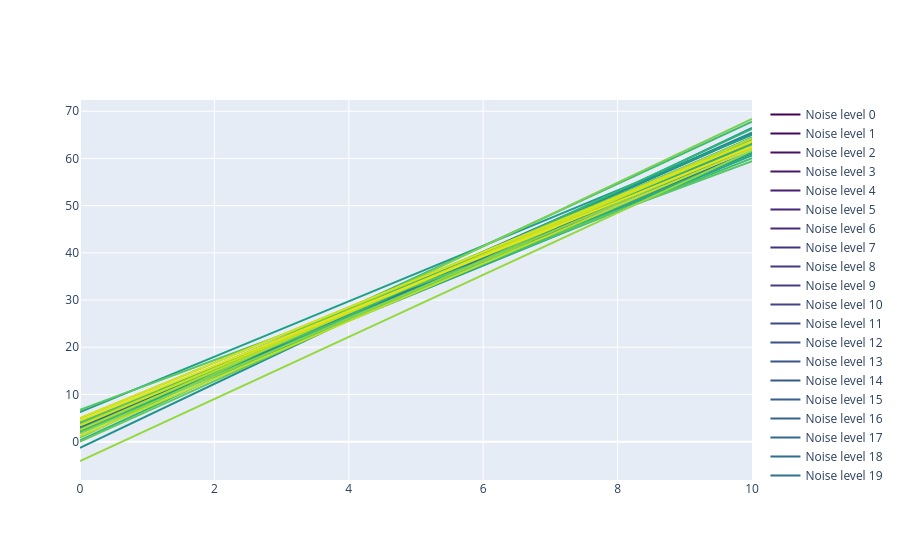
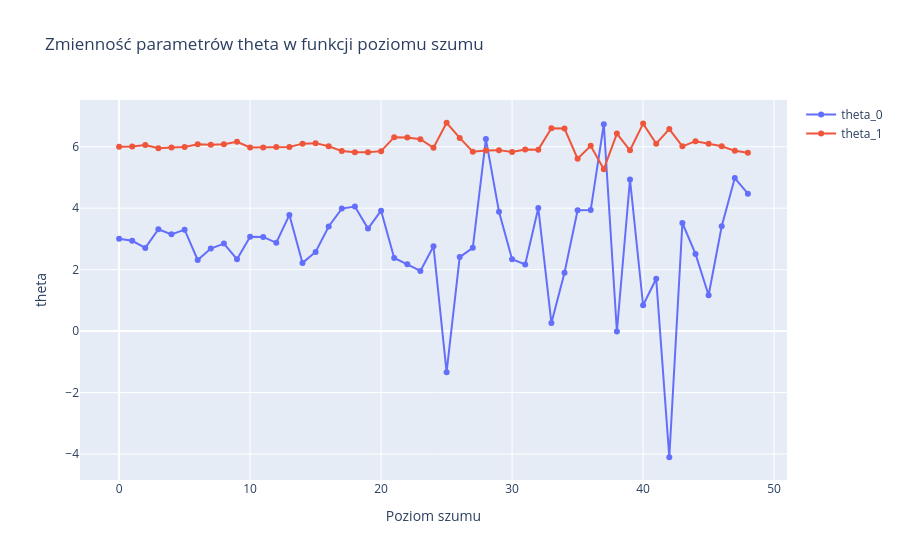

Write notebook code for charts like these, in order.
### Markdown cell above
# Zadanie domowe

**Proszę:**


1. **Stwórz dane syntetyczne:**  
   - `X` w zakresie od 0 do 10, np. `X = np.linspace(0, 10, 100)`  
   - `y = 3 + 6 * X`, gdzie `theta_true = [3, 6]`  

2. **Ustaw parametry regresji liniowej:**  
   - Początkowe `theta_init = theta_true + 1`  
   - Współczynnik uczenia `alpha = 0.01`  
   - Liczba iteracji `nIter = 1000`  
   - Liczba poziomów szumu `nNoise = 50`  

3. **Stopniowe zaszumianie danych:**  
   - W pętli dla `i` od 0 do `nNoise-1` utwórz:
   
     ```python
     y_noise = y + i * np.random.randn(len(X))
     ```
   - Dla każdego `y_noise` dopasuj regresję liniową metodą batch gradient descent (`iterative_batch_gradient`)  
   - Zapisz finalne wartości theta w każdej iteracji

4. **Wizualizacja wyników:**  
   - Narysuj dopasowane proste dla wszystkich poziomów szumu  
   - **Uwaga:** Wybierz jeden kolor linii i uzależnij intensywność koloru od poziomu zaszumienia sygnału. Moża to zrobić na dużo sposobów.
   - Narysuj osobny wykres zmian `theta_0` i `theta_1` w funkcji poziomu szumu

---

## Dodatkowe pytanie

- Spróbuj zmienić zakres `X`, np. na:
  ```python
  X = np.linspace(0, 100, 1000)
  ```
  Zastanów się: co trzeba zmienić w kodzie, aby gradient descent nadal działał stabilnie?

### Code cell
import numpy as np
import plotly.graph_objects as go
import matplotlib.cm as cm  # do generowania kolorów z colormap
import matplotlib.colors as mcolors

#BEGIN_SOLUTION
# --- Generowanie danych ---
theta_true = np.array([3, 6])
X = np.linspace(0, 10, 1000)
y = theta_true[0] + theta_true[1]*X
# print(y)
theta_init = theta_true + 1
alpha = 0.01
nIter = 1000
nNoise = 50

# paleta kolorów matplotlib
norm = mcolors.Normalize(vmin=0, vmax=nNoise)  # normalizacja poziomu szumu
cmap = cm.get_cmap('viridis')  # można też 'plasma', 'inferno', 'cool'

# --- Stopniowe zaszumianie i dopasowanie ---
theta_all = []

fig = go.Figure()

for i in range(nNoise-1):
    y_noise = y + i * np.random.randn(len(X))
    theta_hist = iterative_batch_gradient(X.copy(), y_noise.copy(), theta_init.copy(), alpha, nIter)
    theta_all.append(theta_hist[-1])  # zapisujemy finalne theta
    # dodajemy linię dopasowaną dla tego poziomu szumu
    y_fit = theta_hist[-1,0] + theta_hist[-1,1]*X

    # kolor zależny od poziomu szumu
    color_rgb = mcolors.to_hex(cmap(norm(i)))
    fig.add_trace(go.Scatter(x=X, y=y_fit, mode='lines', 
                             name=f'Noise level {i}', 
                             line=dict(width=2, color=color_rgb)))
fig.show()

# --- Konwersja wyników do tablicy ---
theta_all = np.array(theta_all)

# --- Wykres zmian theta w funkcji poziomu szumu ---
fig2 = go.Figure()
fig2.add_trace(go.Scatter(y=theta_all[:,0], mode='lines+markers', name='theta_0'))
fig2.add_trace(go.Scatter(y=theta_all[:,1], mode='lines+markers', name='theta_1'))

# --- Layouty ---
fig.update_layout(title="Dopasowane proste przy rosnącym szumie",
                  xaxis_title="X", yaxis_title="y")

fig2.update_layout(title="Zmienność parametrów theta w funkcji poziomu szumu",
                   xaxis_title="Poziom szumu", yaxis_title="theta")

fig2.show()
#END_SOLUTION

### Figure 1 — Plotly figure (JSON) as saved in the notebook; plotly's stock layout.template omitted (floating-point values rounded to 4 significant figures; data arrays with more than 128 entries replaced by an {"elided": "..."} marker saying what was removed)
{"data": [{"line": {"color": "#440154", "width": 2}, "mode": "lines", "name": "Noise level 0", "type": "scatter", "x": {"elided": "1000 float values"}, "y": {"elided": "1000 float values"}}, {"line": {"color": "#46085c", "width": 2}, "mode": "lines", "name": "Noise level 1", "type": "scatter", "x": {"elided": "1000 float values"}, "y": {"elided": "1000 float values"}}, {"line": {"color": "#471063", "width": 2}, "mode": "lines", "name": "Noise level 2", "type": "scatter", "x": {"elided": "1000 float values"}, "y": {"elided": "1000 float values"}}, {"line": {"color": "#481769", "width": 2}, "mode": "lines", "name": "Noise level 3", "type": "scatter", "x": {"elided": "1000 float values"}, "y": {"elided": "1000 float values"}}, {"line": {"color": "#481d6f", "width": 2}, "mode": "lines", "name": "Noise level 4", "type": "scatter", "x": {"elided": "1000 float values"}, "y": {"elided": "1000 float values"}}, {"line": {"color": "#482475", "width": 2}, "mode": "lines", "name": "Noise level 5", "type": "scatter", "x": {"elided": "1000 float values"}, "y": {"elided": "1000 float values"}}, {"line": {"color": "#472a7a", "width": 2}, "mode": "lines", "name": "Noise level 6", "type": "scatter", "x": {"elided": "1000 float values"}, "y": {"elided": "1000 float values"}}, {"line": {"color": "#46307e", "width": 2}, "mode": "lines", "name": "Noise level 7", "type": "scatter", "x": {"elided": "1000 float values"}, "y": {"elided": "1000 float values"}}, {"line": {"color": "#453781", "width": 2}, "mode": "lines", "name": "Noise level 8", "type": "scatter", "x": {"elided": "1000 float values"}, "y": {"elided": "1000 float values"}}, {"line": {"color": "#433e85", "width": 2}, "mode": "lines", "name": "Noise level 9", "type": "scatter", "x": {"elided": "1000 float values"}, "y": {"elided": "1000 float values"}}, {"line": {"color": "#414487", "width": 2}, "mode": "lines", "name": "Noise level 10", "type": "scatter", "x": {"elided": "1000 float values"}, "y": {"elided": "1000 float values"}}, {"line": {"color": "#3e4989", "width": 2}, "mode": "lines", "name": "Noise level 11", "type": "scatter", "x": {"elided": "1000 float values"}, "y": {"elided": "1000 float values"}}, {"line": {"color": "#3c4f8a", "width": 2}, "mode": "lines", "name": "Noise level 12", "type": "scatter", "x": {"elided": "1000 float values"}, "y": {"elided": "1000 float values"}}, {"line": {"color": "#3a548c", "width": 2}, "mode": "lines", "name": "Noise level 13", "type": "scatter", "x": {"elided": "1000 float values"}, "y": {"elided": "1000 float values"}}, {"line": {"color": "#375a8c", "width": 2}, "mode": "lines", "name": "Noise level 14", "type": "scatter", "x": {"elided": "1000 float values"}, "y": {"elided": "1000 float values"}}, {"line": {"color": "#355f8d", "width": 2}, "mode": "lines", "name": "Noise level 15", "type": "scatter", "x": {"elided": "1000 float values"}, "y": {"elided": "1000 float values"}}, {"line": {"color": "#32648e", "width": 2}, "mode": "lines", "name": "Noise level 16", "type": "scatter", "x": {"elided": "1000 float values"}, "y": {"elided": "1000 float values"}}, {"line": {"color": "#306a8e", "width": 2}, "mode": "lines", "name": "Noise level 17", "type": "scatter", "x": {"elided": "1000 float values"}, "y": {"elided": "1000 float values"}}, {"line": {"color": "#2e6f8e", "width": 2}, "mode": "lines", "name": "Noise level 18", "type": "scatter", "x": {"elided": "1000 float values"}, "y": {"elided": "1000 float values"}}, {"line": {"color": "#2c738e", "width": 2}, "mode": "lines", "name": "Noise level 19", "type": "scatter", "x": {"elided": "1000 float values"}, "y": {"elided": "1000 float values"}}, {"line": {"color": "#2a788e", "width": 2}, "mode": "lines", "name": "Noise level 20", "type": "scatter", "x": {"elided": "1000 float values"}, "y": {"elided": "1000 float values"}}, {"line": {"color": "#287d8e", "width": 2}, "mode": "lines", "name": "Noise level 21", "type": "scatter", "x": {"elided": "1000 float values"}, "y": {"elided": "1000 float values"}}, {"line": {"color": "#26828e", "width": 2}, "mode": "lines", "name": "Noise level 22", "type": "scatter", "x": {"elided": "1000 float values"}, "y": {"elided": "1000 float values"}}, {"line": {"color": "#24868e", "width": 2}, "mode": "lines", "name": "Noise level 23", "type": "scatter", "x": {"elided": "1000 float values"}, "y": {"elided": "1000 float values"}}, {"line": {"color": "#228b8d", "width": 2}, "mode": "lines", "name": "Noise level 24", "type": "scatter", "x": {"elided": "1000 float values"}, "y": {"elided": "1000 float values"}}, {"line": {"color": "#21918c", "width": 2}, "mode": "lines", "name": "Noise level 25", "type": "scatter", "x": {"elided": "1000 float values"}, "y": {"elided": "1000 float values"}}, {"line": {"color": "#1f958b", "width": 2}, "mode": "lines", "name": "Noise level 26", "type": "scatter", "x": {"elided": "1000 float values"}, "y": {"elided": "1000 float values"}}, {"line": {"color": "#1f9a8a", "width": 2}, "mode": "lines", "name": "Noise level 27", "type": "scatter", "x": {"elided": "1000 float values"}, "y": {"elided": "1000 float values"}}, {"line": {"color": "#1f9f88", "width": 2}, "mode": "lines", "name": "Noise level 28", "type": "scatter", "x": {"elided": "1000 float values"}, "y": {"elided": "1000 float values"}}, {"line": {"color": "#20a386", "width": 2}, "mode": "lines", "name": "Noise level 29", "type": "scatter", "x": {"elided": "1000 float values"}, "y": {"elided": "1000 float values"}}, {"line": {"color": "#22a884", "width": 2}, "mode": "lines", "name": "Noise level 30", "type": "scatter", "x": {"elided": "1000 float values"}, "y": {"elided": "1000 float values"}}, {"line": {"color": "#26ad81", "width": 2}, "mode": "lines", "name": "Noise level 31", "type": "scatter", "x": {"elided": "1000 float values"}, "y": {"elided": "1000 float values"}}, {"line": {"color": "#2cb17e", "width": 2}, "mode": "lines", "name": "Noise level 32", "type": "scatter", "x": {"elided": "1000 float values"}, "y": {"elided": "1000 float values"}}, {"line": {"color": "#32b67a", "width": 2}, "mode": "lines", "name": "Noise level 33", "type": "scatter", "x": {"elided": "1000 float values"}, "y": {"elided": "1000 float values"}}, {"line": {"color": "#3bbb75", "width": 2}, "mode": "lines", "name": "Noise level 34", "type": "scatter", "x": {"elided": "1000 float values"}, "y": {"elided": "1000 float values"}}, {"line": {"color": "#44bf70", "width": 2}, "mode": "lines", "name": "Noise level 35", "type": "scatter", "x": {"elided": "1000 float values"}, "y": {"elided": "1000 float values"}}, {"line": {"color": "#4ec36b", "width": 2}, "mode": "lines", "name": "Noise level 36", "type": "scatter", "x": {"elided": "1000 float values"}, "y": {"elided": "1000 float values"}}, {"line": {"color": "#58c765", "width": 2}, "mode": "lines", "name": "Noise level 37", "type": "scatter", "x": {"elided": "1000 float values"}, "y": {"elided": "1000 float values"}}, {"line": {"color": "#63cb5f", "width": 2}, "mode": "lines", "name": "Noise level 38", "type": "scatter", "x": {"elided": "1000 float values"}, "y": {"elided": "1000 float values"}}, {"line": {"color": "#6ece58", "width": 2}, "mode": "lines", "name": "Noise level 39", "type": "scatter", "x": {"elided": "1000 float values"}, "y": {"elided": "1000 float values"}}, {"line": {"color": "#7ad151", "width": 2}, "mode": "lines", "name": "Noise level 40", "type": "scatter", "x": {"elided": "1000 float values"}, "y": {"elided": "1000 float values"}}, {"line": {"color": "#86d549", "width": 2}, "mode": "lines", "name": "Noise level 41", "type": "scatter", "x": {"elided": "1000 float values"}, "y": {"elided": "1000 float values"}}, {"line": {"color": "#95d840", "width": 2}, "mode": "lines", "name": "Noise level 42", "type": "scatter", "x": {"elided": "1000 float values"}, "y": {"elided": "1000 float values"}}, {"line": {"color": "#a2da37", "width": 2}, "mode": "lines", "name": "Noise level 43", "type": "scatter", "x": {"elided": "1000 float values"}, "y": {"elided": "1000 float values"}}, {"line": {"color": "#b0dd2f", "width": 2}, "mode": "lines", "name": "Noise level 44", "type": "scatter", "x": {"elided": "1000 float values"}, "y": {"elided": "1000 float values"}}, {"line": {"color": "#bddf26", "width": 2}, "mode": "lines", "name": "Noise level 45", "type": "scatter", "x": {"elided": "1000 float values"}, "y": {"elided": "1000 float values"}}, {"line": {"color": "#cae11f", "width": 2}, "mode": "lines", "name": "Noise level 46", "type": "scatter", "x": {"elided": "1000 float values"}, "y": {"elided": "1000 float values"}}, {"line": {"color": "#d8e219", "width": 2}, "mode": "lines", "name": "Noise level 47", "type": "scatter", "x": {"elided": "1000 float values"}, "y": {"elided": "1000 float values"}}, {"line": {"color": "#e5e419", "width": 2}, "mode": "lines", "name": "Noise level 48", "type": "scatter", "x": {"elided": "1000 float values"}, "y": {"elided": "1000 float values"}}], "layout": {}}

### Figure 2 — Plotly figure (JSON) as saved in the notebook; plotly's stock layout.template omitted (floating-point values rounded to 4 significant figures)
{"data": [{"mode": "lines+markers", "name": "theta_0", "type": "scatter", "y": [3.006, 2.939, 2.708, 3.315, 3.149, 3.302, 2.313, 2.684, 2.847, 2.338, 3.073, 3.064, 2.874, 3.781, 2.22, 2.577, 3.406, 3.987, 4.052, 3.336, 3.918, 2.378, 2.172, 1.957, 2.76, -1.338, 2.409, 2.709, 6.248, 3.886, 2.338, 2.171, 4.003, 0.2652, 1.898, 3.932, 3.939, 6.731, -0.01145, 4.933, 0.8423, 1.703, -4.103, 3.518, 2.512, 1.169, 3.413, 4.979, 4.472]}, {"mode": "lines+markers", "name": "theta_1", "type": "scatter", "y": [5.999, 6.008, 6.054, 5.948, 5.975, 5.991, 6.077, 6.061, 6.078, 6.162, 5.974, 5.974, 5.99, 5.987, 6.1, 6.115, 6.014, 5.856, 5.817, 5.817, 5.855, 6.309, 6.302, 6.245, 5.965, 6.779, 6.286, 5.836, 5.875, 5.888, 5.829, 5.911, 5.904, 6.602, 6.59, 5.611, 6.029, 5.267, 6.428, 5.884, 6.752, 6.097, 6.573, 6.013, 6.18, 6.094, 6.012, 5.865, 5.803]}], "layout": {"title": {"text": "Zmienność parametrów theta w funkcji poziomu szumu"}, "xaxis": {"title": {"text": "Poziom szumu"}}, "yaxis": {"title": {"text": "theta"}}}}
